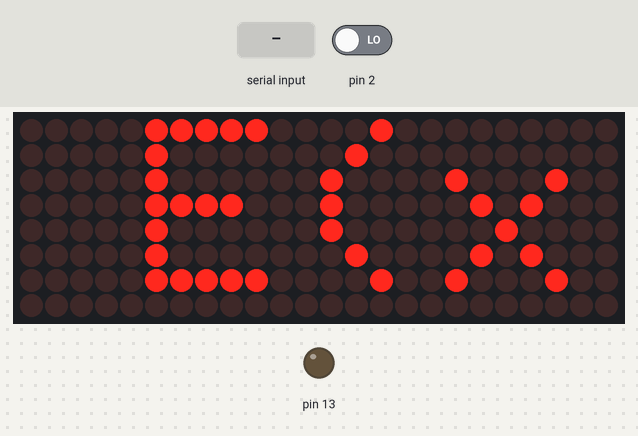
Simulated run of this sketch. Board: Arduino Uno, built with avr-gcc and run on an emulated ATmega328P. Shown: 24×8 LED matrix, output pins drawn as LEDs (lit = HIGH). The inputs (shaded band) are chosen by the test bench; at power-on: pin 2 LOW.

Above: at 1.2 s.
1.3 s: pin 2 driven HIGH
2.8 s: "<(>" received over Serial
At 3.07 s:
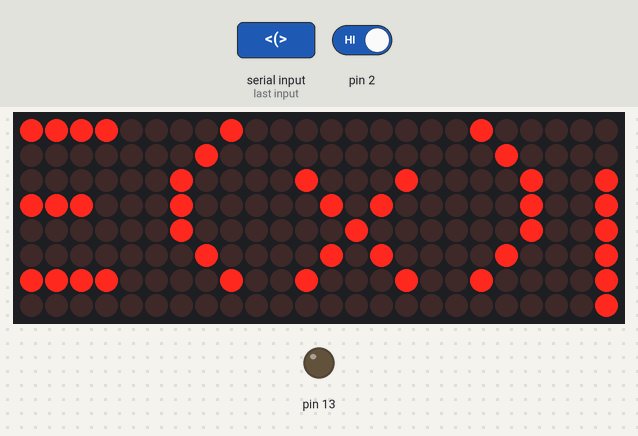
At 3.48 s:
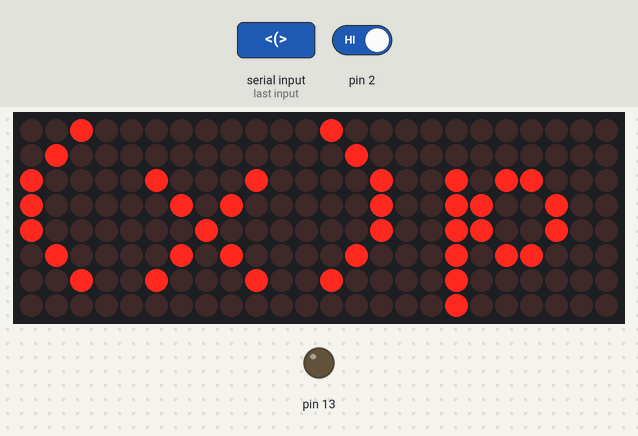
4.5 s: pin 2 driven LOW
6.0 s: "<$>" received over Serial
At 6.08 s:
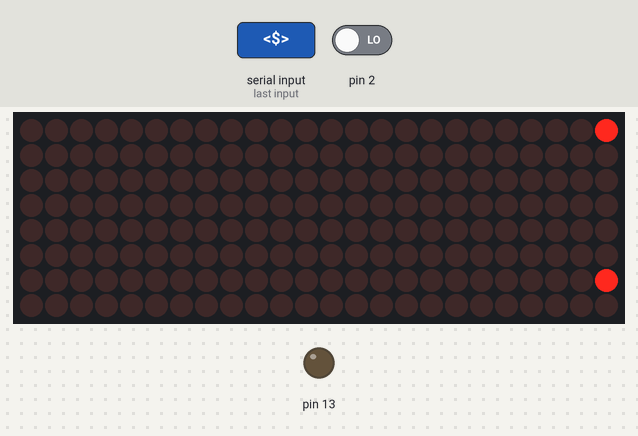

Measured:
- after the input at 1.3 s, every drawn part: stays the same
- after the input at 2.8 s, the display: first changes at once (image 1 shows a later state)
- after the input at 4.5 s, every drawn part: stays the same
- after the input at 6.0 s, the display: first changes at once (image 3 shows a later state)

The sketch:

explory_8x8.ino
```cpp
/*
 Connections
 Display             Arduino UNO
 VCC                      +5V
 DIN                      MOSI (Pin 11)
 LOAD(CS)                      (Pin 10)
 CLK                      SCK  (Pin 13)
 GND                      Gnd
*/
#include <SPI.h>
#include <Adafruit_GFX.h>
#include <Max72xxPanel.h>
#define pinCS 10
#define spacer 1
int numberOfHorizontalDisplays = 3;// number of 8x8 displays
int numberOfVerticalDisplays = 1;

Max72xxPanel matrix = Max72xxPanel(pinCS, numberOfHorizontalDisplays, numberOfVerticalDisplays);
int scrollspeed = 60; //Domyślna prędkość wyświetlania - czym mniejsza, tym szybciej tekst się przewija
int width = 5 + spacer; // szerokość czcionki
boolean inChar = false, NewData = true, pause = false, dataAvailable = true;//zmienne potrzebne do funkcjonowania programu
char inputString[1024]="E(x)plory 2018 Bydgoszcz";//napis, do którego wpisujemy wszystkie wyświetlane znaki
int count = strlen(inputString), BTvalue = 6;//definiujemy wskaźnik indeksu i jasność
char zmienna = 0;//zmienna potrzebna do prawidłowego wyświetlania polskich znaków diakrytycznych
void(* resetFunc) (void) = 0; //funkcja resetu programowego

void setup() {

  matrix.setIntensity(BTvalue);//domyślna jasność

  //tą sekcję ustawiamy w zależności od ilości posiadanych wyświetlaczy: (nrWyswietlacza, liczba wyświetlaczy - 1 - aktualnie definiowany wyświetlacz, 0)
  for(int i = 0;i<numberOfHorizontalDisplays;i++)
  {
  matrix.setPosition(i, numberOfHorizontalDisplays-i-1, 0);
  }
  matrix.fillScreen(0);//wygaszenie ekranu
  matrix.write();
  Serial.begin(9600);//inicjalizacja pracy bluetooth
  //program używa przerwania na pinie 2, który powinien być podłączony do pinu 0(RX) przez opornik 10K
  pinMode(2, INPUT);
  pinMode(13, OUTPUT);
  digitalWrite(13, LOW);
  digitalWrite(2, LOW);
  attachInterrupt(0, serialInterrupt, CHANGE);
}

void loop(){
 if(dataAvailable){
  display_data();
 }
}

void display_data(){
  for ( int i = 0 ; i < width * count + matrix.width() - 1 - spacer; i++ ) {

    matrix.fillScreen(0);

    int letter = i / width;
    int x = (matrix.width() - 1) - i % width;
    int y = (matrix.height() - 8) / 2; // wyśrodkowanie tekstu

    while ( x + width - spacer >= 0 && letter >= 0 ) {
      if ( letter < count ) {
        matrix.drawChar(x, y, inputString[letter], HIGH, LOW, 1);
      }

      letter--;
      x -= width;
    }
    matrix.write(); // Wyślij do wyświetlenia
    if(!dataAvailable){
      i = width * count + matrix.width() - 1 - spacer;
      matrix.fillScreen(LOW);
      matrix.write();
    }
    if(NewData){
      i = 0;
      matrix.fillScreen(LOW);
      matrix.write();
      NewData = false;
    }
    while(pause == true){
      delay(0);
    } //Zatrzymaj program jeżeli pauza jest włączona

    delay(scrollspeed);
  }
}
volatile boolean inService = false;
//przerwanie
void serialInterrupt(){

  if (inService) return;
  inService = true;

  // Włącz przerwania, aby komunikacja szeregowa mogła działać.
  interrupts();
  while(!Serial.available());
  while (Serial.available()) {
     char ch = Serial.read();
     if(ch =='('){
       count = 0;
       inChar = true;

       while(inChar){
         if (Serial.available()) {
           ch = Serial.read();
           if(ch == '$'){
             inChar = false;
             dataAvailable = true;
            } else{

              if(ch<0)
              {
                if(zmienna<0)
                {
                  //tutaj znajduje się część kodu eliminująca konflikt występujący przy odbieraniu polskich znaków diakrytycznych
                  if(zmienna == -60 && ch == -123) inputString[count] = 182;//ą
                  else if(zmienna == -59 && ch == -125) inputString[count] = 187;//Ń
                  else if(zmienna == -60 && ch == -122) inputString[count] = 180;//Ć
                  else{
                  int dod = abs(zmienna + ch);
                  inputString[count] = dod;
                  }
                   count++;
                   zmienna = 0;
                }
                else zmienna = ch;
              }
              else
              {
             inputString[count] = ch;
             count++;
              }
           }
           if(count > 0) {
             NewData = true;
           }
         }
       }
     }

     if(ch =='/'){   //Tryb komend
       inChar = true;
       while(inChar){
         if (Serial.available()) {
           ch = Serial.read();
           if(ch == 'r'){
             resetFunc();
             break;
           }
           //jasność ++
           if(ch == '+'){
             if(BTvalue < 15) {
               BTvalue ++;
               matrix.setIntensity(BTvalue);
              }
             break;
           }
           //jasność --
           if(ch == '-'){
            if(BTvalue > 0){
             BTvalue --;
             matrix.setIntensity(BTvalue);
            }
            break;
           }

           //Zwalnianie
           if(ch == '>'){
             if(scrollspeed < 500) {
               scrollspeed = scrollspeed + 10;
             }
             break;
           }
           //Przyspieszanie
           if(ch == '<'){
            if(scrollspeed > 20){
             scrollspeed=scrollspeed-10;
            }
            break;
           }

           //Czyszczenie ekranu
           if(ch == 'e'){
            dataAvailable = false;
             break;
           }

           //Pauza
           if(ch == 'p'){
             if(pause == false){
               pause = true;
             }
             else {
               pause = false;
             }
             break;
           }

           else {
            break;  //Nierozpoznana komenda
           }


         }
       }
     }


  }
  inService = false;
}
```
